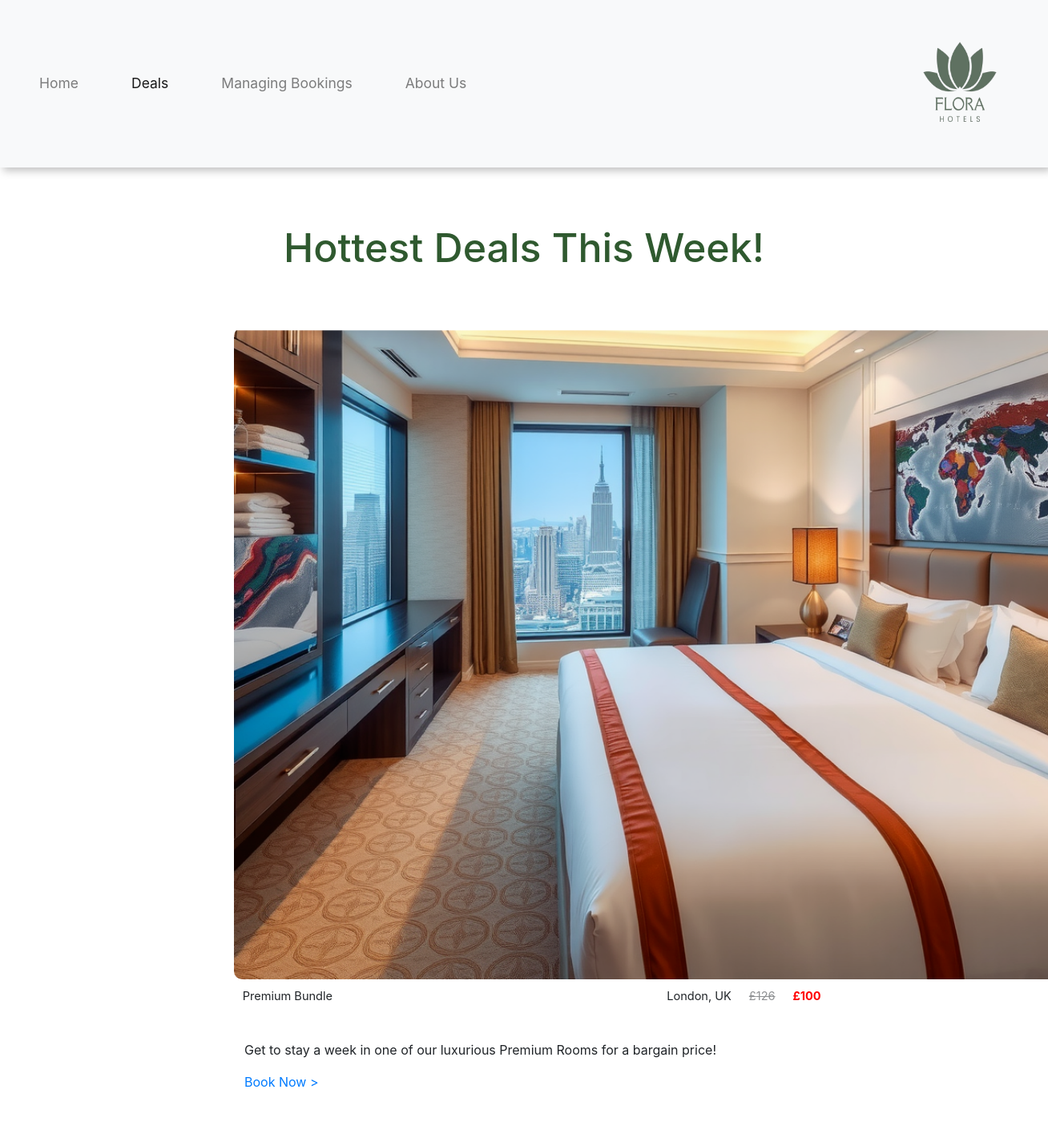
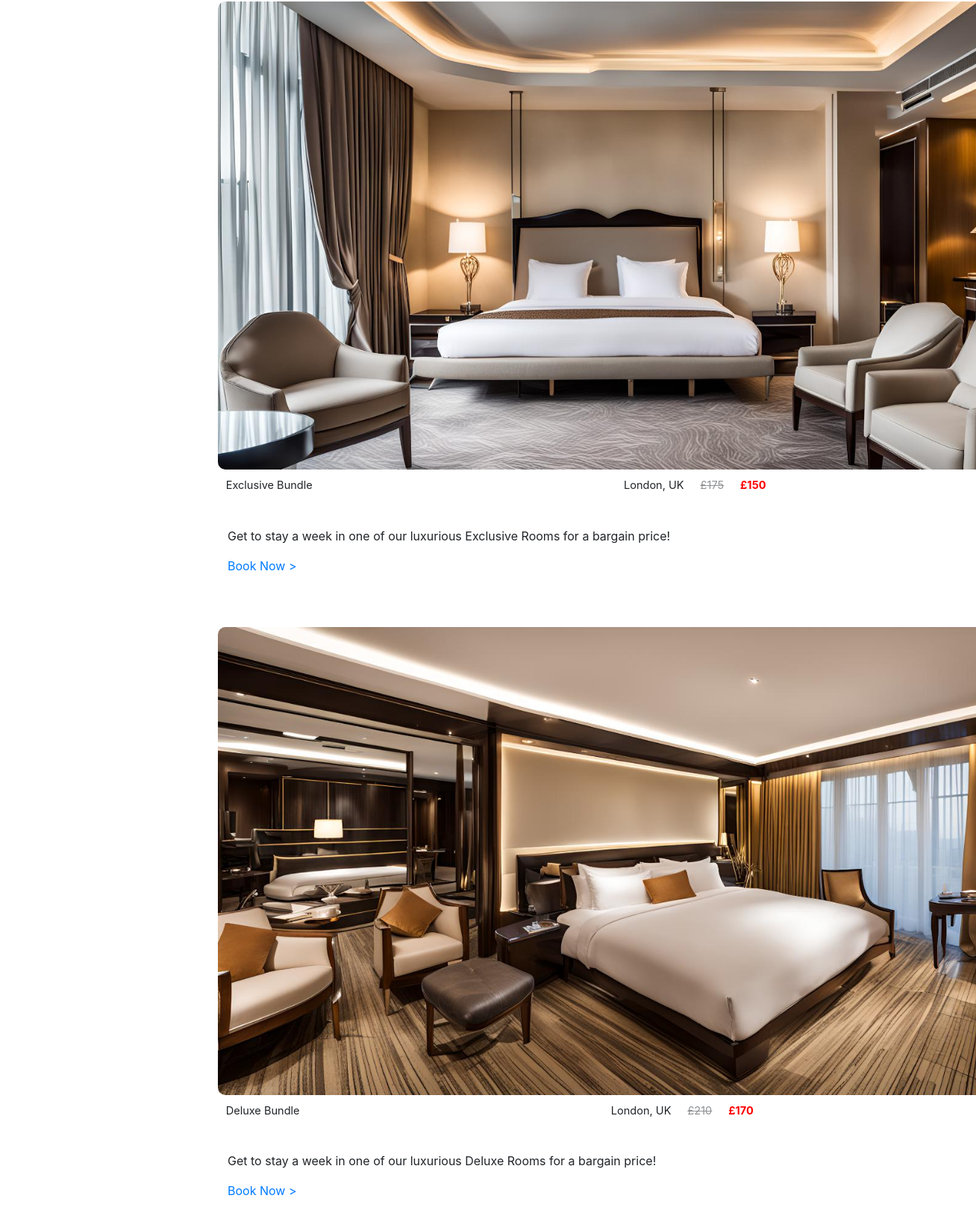
The app's page /Deals with its own data (2 pictures, top to bottom).
### app.py (models this page shows, shortened)
class Rooms(Base):
    __tablename__ = "rooms"
    room_name: Mapped[str] = mapped_column(primary_key=True)
    price_per_night: Mapped[int]
    size: Mapped[str]
    bed: Mapped[str]
    image_file_name: Mapped[str]
    location: Mapped[str]
    description_pitch: Mapped[str]

class Deals(Base):
    __tablename__ = "deals"
    deal_name: Mapped[str] = mapped_column(primary_key=True)
    room_location: Mapped[str]
    room_name: Mapped[str]
    nights: Mapped[str]
    new_price: Mapped[int]
    old_price: Mapped[int]

### app.py (the view)
@app.route("/Deals")
def room_deals():
    with Session() as db_session:
        deals = db_session.query(Deals).all()
        rooms = db_session.query(Rooms).all()
    return render_template("Deals.html", deals=deals, rooms=rooms)

### templates/Deals.html (shortened to what this page needs)
<!DOCTYPE html>
<html lang="en">
    <head>
        <link rel="stylesheet" href="https://cdn.jsdelivr.net/npm/bootstrap@4.6.2/dist/css/bootstrap.min.css">
        <link rel="stylesheet" href="{{ url_for('static', filename='style.css') }}">
    </head>
    <body>
        <header>
            <nav class="navbar navbar-expand-lg navbar-light bg-light">
                <div class="collapse navbar-collapse" id="navbarNavAltMarkup">
                    <div class="navbar-nav">
                        <a class="nav-link " href="/">Home <span class="sr-only">(current)</span></a>
                        <a class="nav-link active" href="#">Deals</a>
                        <a class="nav-link" href="Manage Booking Login.html">Managing Bookings</a>
                        <a class="nav-link" href="/about">About Us</a>
                    </div>
                </div>
                <a class="navbar-brand" href="#">
                    <img src="{{ url_for('static', filename='img/FLORA HOTELS LOGO.png') }}" width="156" height="183" alt="Flora Hotels Logo">
                </a>
            </nav>
        </header>
        <main class="deals" style="width:100vw;height:100vh;padding:70px">
            <h1>Hottest Deals This Week!</h1>
            {% for deal in deals %}
            <div style="padding:3%;">
                {% for room in rooms %}
                    {% if room.room_name == deal.room_name %}
                        <img src="{{ url_for('static', filename='img/' + room.image_file_name) }}" alt="Room Image" style="width: 100%; height: auto; border-radius: 10px;">
                    {% endif %}
                {% endfor %}
                <div class="upper" style="display:flex;align-items:center;position:relative;left:18%;margin-top:1%;margin-bottom:2.5%;font-size: 91%;">
                    <p>{{ deal.deal_name }}</p>
                    <p style="position:relative;left:38%;">{{ deal.room_location }}</p>
                    <p style="text-decoration: line-through;position:relative;left:40%;opacity:0.5;">£{{ deal.old_price}}</p>
                    <p style="position:relative;left:42%;color: red;"><strong>£{{ deal.new_price }}</strong></p>
                </div>
                <div class="down" style="position:relative;left:12.5em;">
                    <p> Get to stay a week in one of our luxurious {{deal.room_name}}s for a bargain price!</p>
                    <a href="#">Book Now ></a>
                </div>
            </div>
            {% endfor %}
        </main>
    </body>
</html>

### static/style.css (style rules this page uses)
nav { box-shadow: 4px 4px 10px rgba(0, 0, 0, 0.25); }
.navbar-nav a { margin: 25px; font-size: 17.5px; }
html { scroll-behavior: smooth; }
html, body { margin: 0; padding: 0; }
.deals h1 { text-align:center; margin-bottom:3%; font-size:50px; color:rgb(47, 89, 47); }
.deals img { width:64%; height:43%; margin-left: 17%; }

### templates/Deals.html (style rules this page uses)
h1 { animation: flicker 0.3s infinite alternate; }

### records on screen
Deals: deal_name "Premium Bundle", room_location "London, UK", old_price "126", new_price "100", room_name "Premium Room"
Rooms: image_file_name (picture)
Deals: deal_name "Exclusive Bundle", room_location "London, UK", old_price "175", new_price "150", room_name "Exclusive Room"
Rooms: image_file_name (picture)
Deals: deal_name "Deluxe Bundle", room_location "London, UK", old_price "210", new_price "170", room_name "Deluxe Room"
Rooms: image_file_name (picture)
